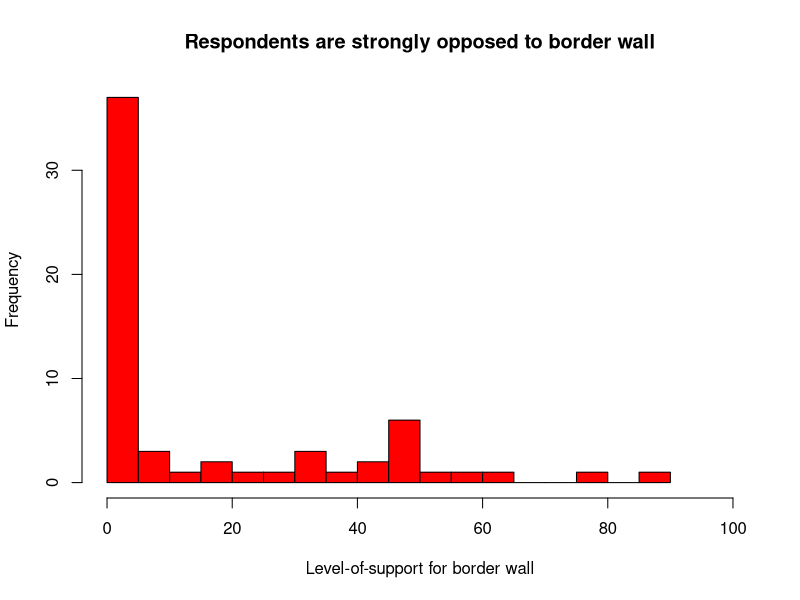
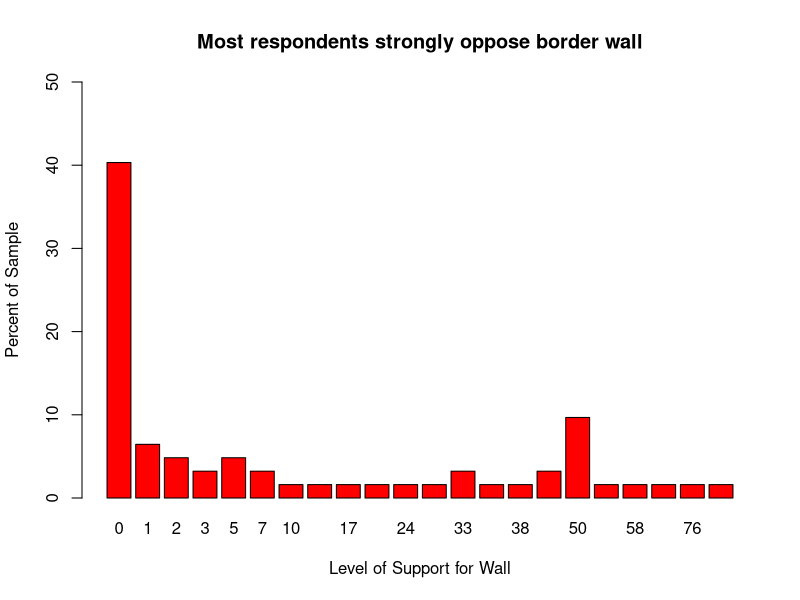
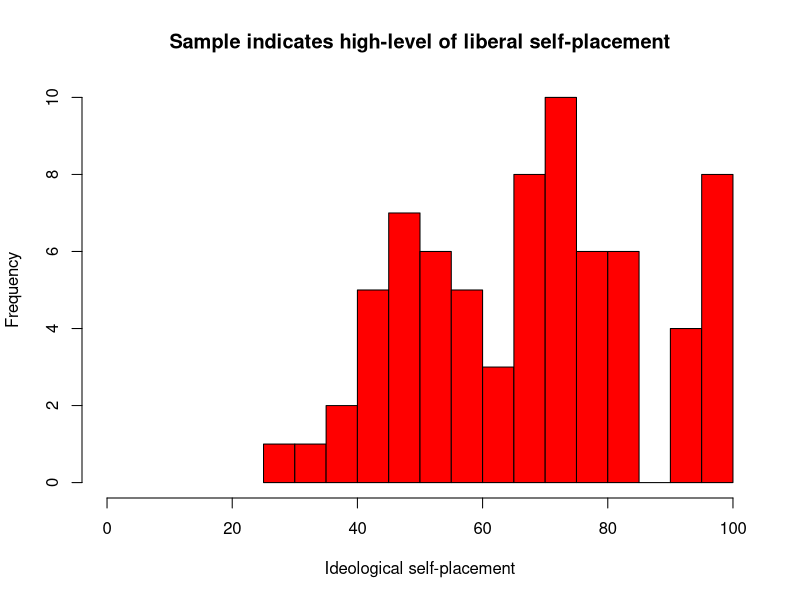
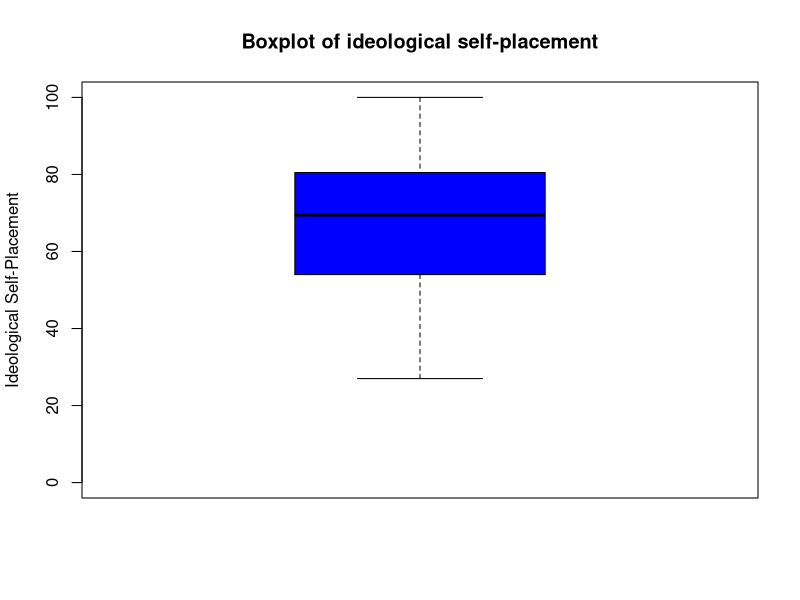
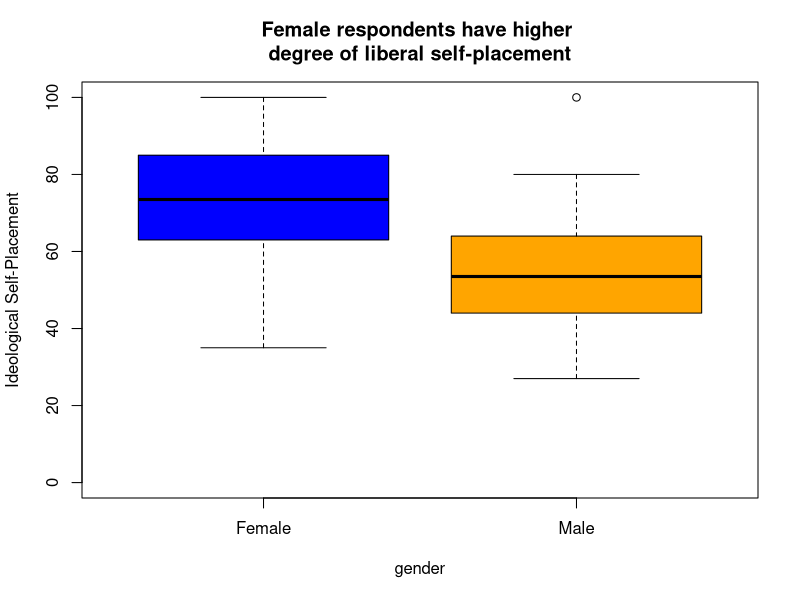

R code for these plots, in order:

#This is a comment
#extend 

#STEP 1: Working Directories

#Setting the working directory. Here is the quick way to do it (go to Session)

setwd("~/Dropbox/POL 51 Revamped/R code")

#setwd("/Users/bradfordjones/Dropbox/POL 51 Revamped/R code/")

#Step 2: Reading in an external data set.

#What are libraries? What are packages? 

library(foreign)

#Objects

data_class<-read.csv("week1survey.csv")

#Attaching the object

attach(data_class)

#Summarizing the object 

summary(data_class)

#Step 3: Analysis...what are you going to do with the data? 

#Start with univariate/descriptive statistics 

#Average/Mean:  x-bar=sum(x)/n  

mean(wall_slider_1, na.rm=TRUE)

#Nonresistant statistic so it's affected by SKEW

#Plot (Go through code): 

hist(wall_slider_1, 
     xlim=c(0,100),
     ylab="Frequency", 
     xlab="Level-of-support for border wall",
     col="red", 
     main="Respondents are strongly opposed to border wall", 
     breaks=20)

#R TRICK

#Suppose we want to plot the percentages instead of frequencies? 

#Turning the frequencies into percentages
wall_table<-table(wall_slider_1)
wall_percent<-wall_table/sum(wall_table)*100

#Now let's plot the percentages and use the barplot cmd: 

barplot(wall_percent, 
        main="Most respondents strongly oppose border wall", 
        xlab="Level of Support for Wall", 
        ylab="Percent of Sample", 
        ylim=c(0,50), 
        col="red")


#Plot interpretation: what do we see?  Data 
#exhibit SKEWNESS. 

#Two kinds of skew: RIGHT and LEFT

#The mean is not resistant

dv<-c(10, 20, 30, 40, 50)
mean(dv)
dv2<-c(10, 20, 30, 40, 500000)
mean(dv2)

#The mean is pulled toward the outlying observation.  
#Think income and Jeff Bezos

#With heavy skew, the mean is not always a good
#descriptor of central tendency

#Another statistic: THE MEDIAN 

median(wall_slider_1, na.rm=TRUE)

#Median score is 2; Mean score is 16.3

#Median < Mean.  When this happens the data 
#are RIGHT SKEWED.   When Median>Mean, data are
#LEFT SKEWED.  (Why right and left?)

#Computing median by hand?  It's a locational measure: 

median(dv)

#For odd data: (n+1)/2  6/2=3
#The third data point in the ordered data is the median:

dv

#For even data, the median is the average of the two
#central points: 

dv3<-c(10, 20, 30, 40, 50, 60)
median(dv3)

#Median is a RESISTANT Statistic: 

#Remember dv2? 

mean(dv2)

median(dv2)

#Pro-tip: report both in quantitative research.  

#Mean and median are measures of central tendency.  But we 
#often want to know about DISPERSION or variation. 

#GPA and low dispersion: 3.8 with an average deviation 
#of .1 means that the mean is high and the variation is
#low.  On average, everyone is smart. 

#Dispersion around the mean is called the 
#STANDARD DEVIATION 

#Let's change to a difference variable: Ideological self-placement.

#Let's analyze ideological placement: 0=Extreme Conservative; 100=Extreme Liberal.

hist(ideo_slider_1, 
     xlim=c(0,100),
     ylab="Frequency", 
     xlab="Ideological self-placement",
     col="red", 
     main="Sample indicates high-level of liberal self-placement", 
     breaks=20)

#Let's compute mean and median: 

mean(ideo_slider_1, na.rm=TRUE)
median(ideo_slider_1, na.rm=TRUE)


#Are these data skewed?  What does the plot reveal? 

#Mean is at about 68.3 but there is a lot of VARIATION
#around the average.  The question is: what is 
#the AVERAGE amout of variation?  

#This would be the STANDARD DEVIATION

sd(ideo_slider_1, na.rm=TRUE)

#"Words: For this sample, average ideologyical self-placement
#is at 68.3 indicating students are on average, ideologically
#more liberal than conservative.  The average deviation from
#this mean is about 18.6 points."

#How big? How small?  That's a relative question.  What if
#the standard deviation was 0?  

#STATISTICS ALERT: Connection of mean and standard deviation
#to inference and the normal distribution 

#####Back to dispersion around the mean.  The 
#standard deviation is a function of the variance.  The
#variance is the average of the SQUARED DEVIATIONS from the
#mean.  Who thinks in terms of squared deviations? 

#NO ONE! 

#For ideology: 

var(ideo_slider_1, na.rm=TRUE)

#Average SQUARED deviation for the ideology
#scale is 347.5.  Makes no natural sense to
#report this.  

#But if something is in squared terms, JUST TAKE THE 
#SQUARE ROOT.  sqrt(var)=sd

sqrt(var(ideo_slider_1, na.rm=TRUE))

#Which is?  

sd(ideo_slider_1, na.rm=TRUE)

#So that's our measure of dispersion around the mean? 

#What about the median?   

#We will use QUARTILES. 

#The median is the center part of the data.  It's the 
#50th PERCENTILE.  It splits the data in half.  

#So IMAGINE THE AREA BELOW THE MEDIAN.  If you split that area
#in half, you would have the 25th PERCENTILE (or the First Quartile)

#IMAGINE THE AREA ABOVE THE MEDIAN.  IF you split
#that in half, you'd have the 75th PERCENTILE (or the 
#THIRD QUARTILE)

#The "distance between the 3rd and 1st quartile is called
#the INTERQUARTILE RANGE OR IQR

IQR(ideo_slider_1)

#This is a measure of deviation around the 
#median.

#Here is a quick way to get a summary of a variable:
summary(ideo_slider_1)

#Throw out the mean and you have 5 numbers left.  
#This is "Tukey Five Number Summary

#This gives Tukey Five-Number summary: (Note it's redundant w/the summary cmd.)
fivenum(ideo_slider_1)

#Visualizing the data: BOX PLOTS

#Having fun with box plots
  boxplot(ideo_slider_1,  
          ylab=c("Ideological Self-Placement"), 
          ylim=c(0,100), 
          main="Boxplot of ideological self-placement", 
          col="blue")

  #Giving Labels for Gender variable
  gender[gender==1] <- "Male"
  gender[gender==2] <- "Female"
  
#Examining relationship between gender and ideology.  First
  #let's subsect data and get descriptive statistics: 
mean(subset(data_class, gender ==1)$ideo_slider_1, na.rm=TRUE)
mean(subset(data_class, gender ==2)$ideo_slider_1, na.rm=TRUE)
sd(subset(data_class, gender ==1)$ideo_slider_1, na.rm=TRUE)
sd(subset(data_class, gender ==2)$ideo_slider_1, na.rm=TRUE)
median(subset(data_class, gender ==1)$ideo_slider_1, na.rm=TRUE)
median(subset(data_class, gender ==2)$ideo_slider_1, na.rm=TRUE)

#Box plot of ideology by gender

boxplot(ideo_slider_1~gender, 
        ylim=c(0,100), 
        ylab=c("Ideological Self-Placement"), 
        main="Female respondents have higher \ndegree of liberal self-placement",
        col=c("blue", "orange"))

#Difference-in-means of ideology by gender: 

t.test(ideo_slider_1~gender)

